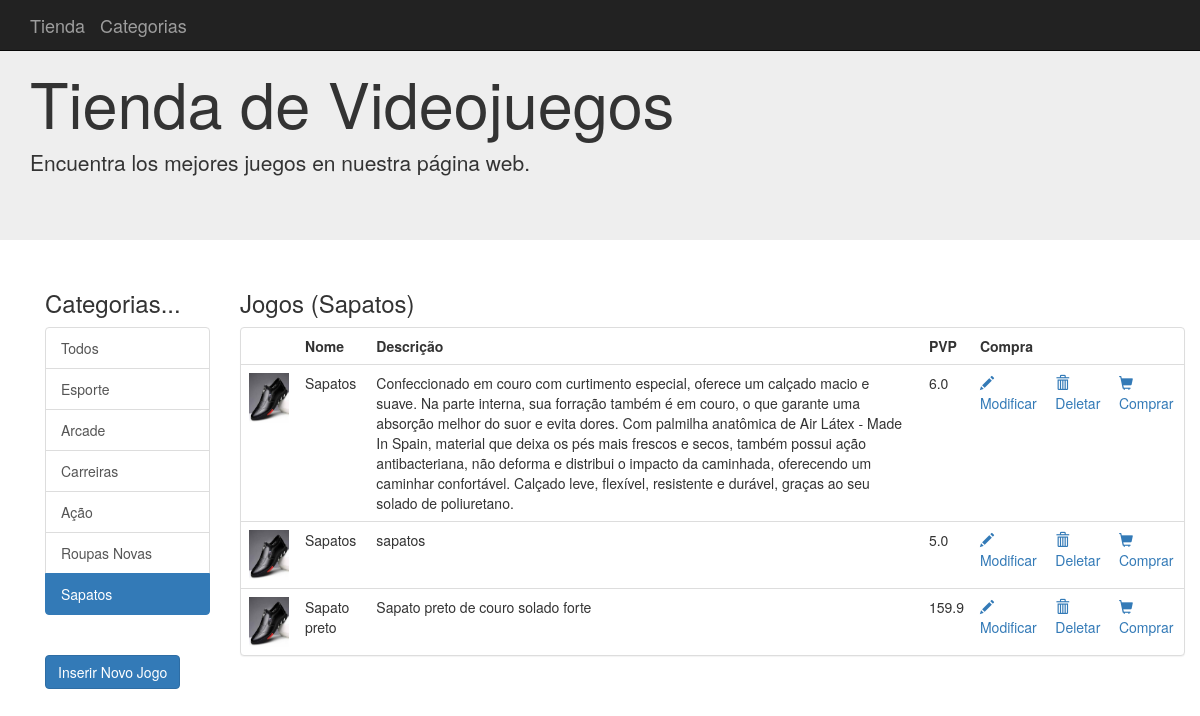
The page /categoria/6 on the database its author committed.
### aplicacao/model.py (models this page shows, shortened)
class Categorias(db.Model):
    __tablename__ = 'categorias'
    id = Column(Integer, primary_key=True)
    nome = Column(String(100))
    artigos = relationship("Artigos", backref="Categorias", lazy='dynamic')

class Artigos(db.Model):
    __tablename__ = 'artigos'
    id = Column(Integer, primary_key=True)
    nome = Column(String(100), nullable=False)
    preco = Column(Float, default=0)
    iva = Column(Integer, default=21)
    descricao = Column(String(255))
    image = Column(String(255))
    stock = Column(Integer, default=0)
    CategoriaId = Column(Integer, ForeignKey('categorias.id'), nullable=False)
    categoria = relationship("Categorias", backref="Artigos")

### aplicacao/app.py (the view)
@app.route('/')
@app.route('/categoria/<id>')
def index(id = '0'):
    categoria = Categorias.query.get(id)
    if id == '0':
        artigos = Artigos.query.all()
    else:
        artigos = Artigos.query.filter_by(CategoriaId=id)
    categorias = Categorias.query.all()
    return render_template("index.html", artigos=artigos, categorias=categorias, categoria=categoria)

### aplicacao/templates/index.html (shortened to what this page needs)
    {% extends "base.html" %}
    {% block conteudo  %}
    <div class="container">
      <div class="row">
      <div class="col-md-2">
        <h3>Categorias...</h3>
        <div class="list-group">
          {% for cat in categorias %}
          {% if categoria.nome==cat.nome %}
            <a class="list-group-item active" href='{{url_for("index",id=cat.id)}}'>{{cat.nome}}</a>
          {% else %}
            <a class="list-group-item" href='{{url_for("index", id=cat.id)}}'>{{cat.nome}}</a>
          {% endif%}
          {% endfor %}
        </div>
        <br/>
        <a class="btn btn-primary" href="{{url_for('artigos_new')}}" role="button">Inserir Novo Jogo</a>
        <br/>
      </div>
     <div class="col-md-10">
        <h3>Jogos ({{categoria.nome}})</h3>
        <div class="panel panel-default">
            <table class="table table-hover">
                <tr>
                    <th></th>
                    <th>Nome</th>
                    <th>Descrição</th>
                    <th>PVP</th>
                    <th>Compra</th>
                </tr>
                {% for art in artigos %}
                <tr>
                    {% if art.image %}
                        <td><img style="width:40px; height:50px;" src="{{url_for('static', filename='img/')}}{{art.image}}"/></td>
                    {% else %}
                        <td><img style="width:30px; height:40px;" src="{{url_for('static',filename='img/not-found.jpg')}}"/>
                    {% endif %}
                    <td>{{ art.nome }}</td>
                    <td>{{art.descricao}}</td>
                    <td>{{art.preco}}</td>
                    <td><a href="{{url_for('artigos_edit',id=art.id)}}"><span class="glyphicon glyphicon-pencil"></span> Modificar</a></td>
                    <td><a href="{{url_for('artigos_delete',id=art.id)}}"><span class="glyphicon glyphicon-trash"></span> Deletar</a></td>
                    <td><a href="#"><span class="glyphicon glyphicon-shopping-cart" ></span> Comprar</a></td>
                </tr>
                {% endfor %}
            </table>
        </div>
     </div>
      </div>
    </div>
    {% endblock %}

### rows shown on the page
Categorias: nome "Todos"
Categorias: nome "Esporte"
Categorias: nome "Arcade"
Categorias: nome "Carreiras"
Categorias: nome "Ação"
Categorias: nome "Roupas Novas"
Categorias: nome "Sapatos"
Artigos: image (picture), nome "Sapatos", descricao "Confeccionado em couro com curtimento especial, oferece um calçado macio e suave. Na parte interna, sua forração também é em couro, o que garante uma absorção melhor do suor e evita dores. Com palmilha anatômica de Air Látex - Made In Spain, material que deixa os pés mais frescos e secos, também possui ação antibacteriana, não deforma e distribui o impacto da caminhada, oferecendo um caminhar confortável. Calçado leve, flexível, resistente e durável, graças ao seu solado de poliuretano.", preco "6.0"
Artigos: image (picture), nome "Sapatos", descricao "sapatos", preco "5.0"
Artigos: image (picture), nome "Sapato preto", descricao "Sapato preto de couro solado forte", preco "159.9"
